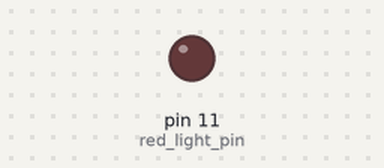
This sketch was run on a simulated Arduino Uno, built with avr-gcc and run on an emulated ATmega328P. Shown: output pins drawn as LEDs (lit = HIGH).

Above: at 0.05 s.
At 3.2 s:
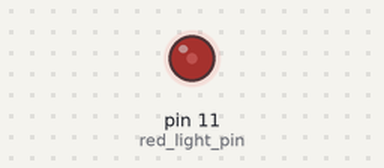
At 6.4 s:
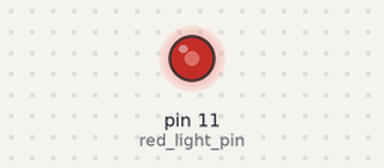
At 12.75 s:
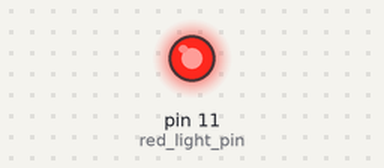
Timing chart, 0 to 16.6 s (numbered marks = the images above):
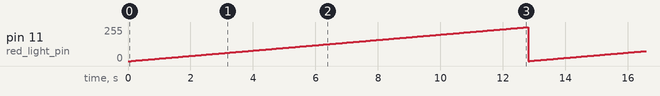

The sketch:

PWM_TIP120.ino
```cpp
int red_light_pin= 11;

void setup() {
  pinMode(red_light_pin, OUTPUT);

}

void loop() {
  for (int i=0; i<255;i++){
    delay(50);
    analogWrite(11,i);
  }
}
```

Measured:
- by itself, pin 11 (red_light_pin): ramps from 0/255 to 254/255 and jumps back, once every 12.8 s
